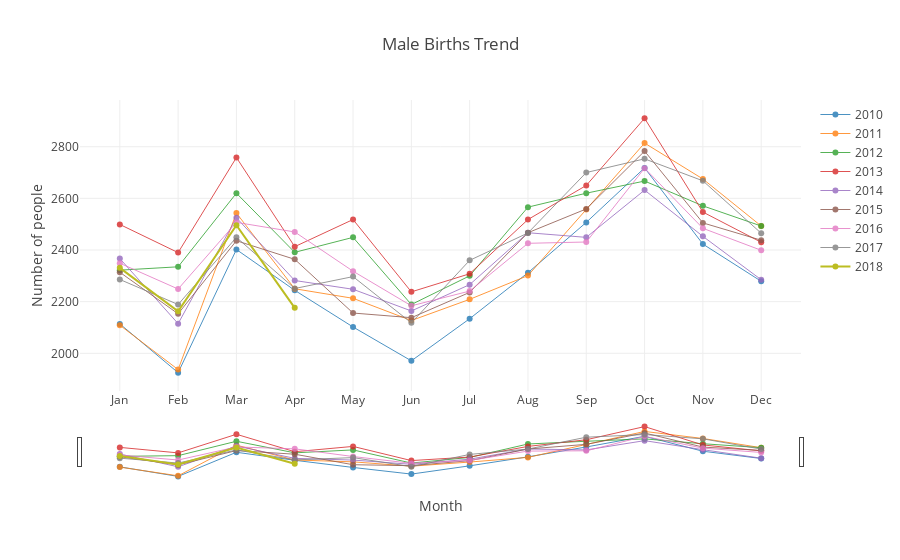

The notebook cell saved with this chart:
### Markdown cell above
### 4. Trend for Male Births
   Plot shows trend for male births

### Code cell
x = ['Jan','Feb','Mar','Apr','May','Jun','Jul','Aug','Sep','Oct','Nov','Dec']
trace = []
data = []
for i in range(8):
    trace.append(go.Scatter(name = str(2010+i), x=x, y=analysis[i][0], line = dict(width = 1),opacity = 0.8))
    data.append(trace[i])

trace.append(go.Scatter(name='2018',x =  ['Jan','Feb','Mar','Apr'],y=analysis[8][0][:4]))    
data.append(trace[-1])

layout = dict(title = "Male Births Trend",\
             xaxis = dict(title = "Month" , rangeslider = dict(visible = True)),\
             yaxis = dict(title = "Number of people" ))

fig = dict(data = data, layout = layout)
iplot(fig)
plot(fig, filename='plots/HTML files/4. Trend for Male Births.html')
pio.write_image(fig,'plots/Static Images/4. Trend for Male Births.jpeg')

### Figure 1 — Plotly figure (JSON) as saved in the notebook; plotly's stock layout.template omitted (floating-point values rounded to 4 significant figures)
{"data": [{"line": {"width": 1}, "name": "2010", "opacity": 0.8, "type": "scatter", "uid": "71b44f93-aca9-428e-98f8-dbe9d0b76960", "x": ["Jan", "Feb", "Mar", "Apr", "May", "Jun", "Jul", "Aug", "Sep", "Oct", "Nov", "Dec"], "y": [2114, 1925, 2402, 2244, 2102, 1971, 2134, 2312, 2507, 2718, 2423, 2279]}, {"line": {"width": 1}, "name": "2011", "opacity": 0.8, "type": "scatter", "uid": "a413fdf5-3074-450d-98d8-0c735dac8684", "x": ["Jan", "Feb", "Mar", "Apr", "May", "Jun", "Jul", "Aug", "Sep", "Oct", "Nov", "Dec"], "y": [2109, 1937, 2543, 2250, 2213, 2127, 2209, 2301, 2557, 2814, 2675, 2493]}, {"line": {"width": 1}, "name": "2012", "opacity": 0.8, "type": "scatter", "uid": "2e40d5fa-2a6c-4021-bb92-423ccd166c37", "x": ["Jan", "Feb", "Mar", "Apr", "May", "Jun", "Jul", "Aug", "Sep", "Oct", "Nov", "Dec"], "y": [2322, 2335, 2620, 2391, 2449, 2189, 2300, 2566, 2620, 2667, 2571, 2493]}, {"line": {"width": 1}, "name": "2013", "opacity": 0.8, "type": "scatter", "uid": "13c91c5e-cce7-46d8-92bc-694913dceeb3", "x": ["Jan", "Feb", "Mar", "Apr", "May", "Jun", "Jul", "Aug", "Sep", "Oct", "Nov", "Dec"], "y": [2499, 2390, 2758, 2413, 2518, 2238, 2308, 2518, 2650, 2910, 2547, 2430]}, {"line": {"width": 1}, "name": "2014", "opacity": 0.8, "type": "scatter", "uid": "4552883b-b1a8-483c-a82c-0c05d3354b51", "x": ["Jan", "Feb", "Mar", "Apr", "May", "Jun", "Jul", "Aug", "Sep", "Oct", "Nov", "Dec"], "y": [2367, 2115, 2525, 2282, 2248, 2164, 2266, 2467, 2449, 2632, 2453, 2285]}, {"line": {"width": 1}, "name": "2015", "opacity": 0.8, "type": "scatter", "uid": "924a20a2-6762-42e8-9636-fac9934b6c26", "x": ["Jan", "Feb", "Mar", "Apr", "May", "Jun", "Jul", "Aug", "Sep", "Oct", "Nov", "Dec"], "y": [2314, 2153, 2436, 2364, 2156, 2138, 2236, 2467, 2559, 2783, 2505, 2438]}, {"line": {"width": 1}, "name": "2016", "opacity": 0.8, "type": "scatter", "uid": "fcf0720e-90cd-40fd-847f-385c1ef21a1c", "x": ["Jan", "Feb", "Mar", "Apr", "May", "Jun", "Jul", "Aug", "Sep", "Oct", "Nov", "Dec"], "y": [2349, 2249, 2507, 2470, 2318, 2184, 2241, 2426, 2431, 2717, 2484, 2399]}, {"line": {"width": 1}, "name": "2017", "opacity": 0.8, "type": "scatter", "uid": "485484ed-6553-4902-b9e3-2a91bd245612", "x": ["Jan", "Feb", "Mar", "Apr", "May", "Jun", "Jul", "Aug", "Sep", "Oct", "Nov", "Dec"], "y": [2286, 2189, 2449, 2251, 2297, 2118, 2360, 2466, 2700, 2753, 2668, 2465]}, {"name": "2018", "type": "scatter", "uid": "5d77d0ff-4d03-4848-8e3c-291943887448", "x": ["Jan", "Feb", "Mar", "Apr"], "y": [2331, 2163, 2496, 2176]}], "layout": {"title": {"text": "Male Births Trend"}, "xaxis": {"rangeslider": {"visible": true}, "title": {"text": "Month"}}, "yaxis": {"title": {"text": "Number of people"}}}}
